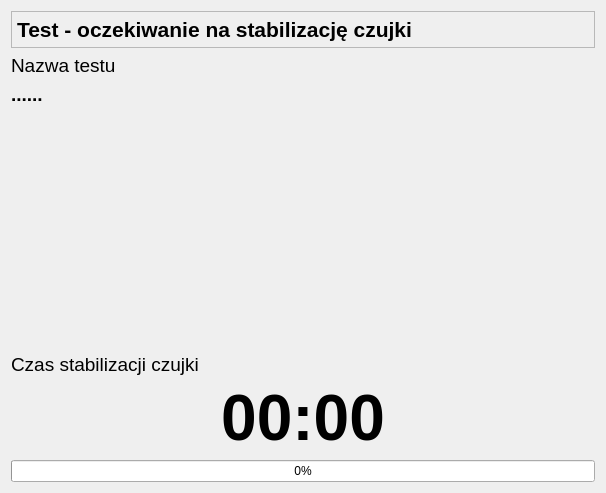
<?xml version="1.0" encoding="UTF-8"?>
<ui version="4.0">
 <class>Test6StabilizacjaCzujki</class>
 <widget class="QDialog" name="Test6StabilizacjaCzujki">
  <property name="geometry">
   <rect>
    <x>0</x>
    <y>0</y>
    <width>606</width>
    <height>493</height>
   </rect>
  </property>
  <property name="windowTitle">
   <string>Parametry Testu - potwierdzenie wykonanych czynności</string>
  </property>
  <layout class="QVBoxLayout" name="verticalLayout">
   <item>
    <widget class="QFrame" name="frame">
     <property name="maximumSize">
      <size>
       <width>16777215</width>
       <height>40</height>
      </size>
     </property>
     <property name="frameShape">
      <enum>QFrame::StyledPanel</enum>
     </property>
     <property name="frameShadow">
      <enum>QFrame::Raised</enum>
     </property>
     <layout class="QHBoxLayout" name="horizontalLayout">
      <property name="leftMargin">
       <number>5</number>
      </property>
      <property name="topMargin">
       <number>5</number>
      </property>
      <property name="rightMargin">
       <number>5</number>
      </property>
      <property name="bottomMargin">
       <number>5</number>
      </property>
      <item>
       <widget class="QLabel" name="head">
        <property name="maximumSize">
         <size>
          <width>16777215</width>
          <height>45</height>
         </size>
        </property>
        <property name="font">
         <font>
          <pointsize>16</pointsize>
          <bold>true</bold>
         </font>
        </property>
        <property name="text">
         <string>Test - oczekiwanie na stabilizację czujki</string>
        </property>
       </widget>
      </item>
     </layout>
    </widget>
   </item>
   <item>
    <widget class="QLabel" name="eTestName">
     <property name="font">
      <font>
       <pointsize>14</pointsize>
      </font>
     </property>
     <property name="text">
      <string>Nazwa testu</string>
     </property>
     <property name="alignment">
      <set>Qt::AlignLeading|Qt::AlignLeft|Qt::AlignVCenter</set>
     </property>
    </widget>
   </item>
   <item>
    <widget class="QLabel" name="testName">
     <property name="font">
      <font>
       <pointsize>14</pointsize>
       <bold>true</bold>
      </font>
     </property>
     <property name="text">
      <string>......</string>
     </property>
    </widget>
   </item>
   <item>
    <spacer name="verticalSpacer">
     <property name="orientation">
      <enum>Qt::Vertical</enum>
     </property>
     <property name="sizeHint" stdset="0">
      <size>
       <width>20</width>
       <height>40</height>
      </size>
     </property>
    </spacer>
   </item>
   <item>
    <widget class="QLabel" name="lczas">
     <property name="font">
      <font>
       <pointsize>14</pointsize>
      </font>
     </property>
     <property name="text">
      <string>Czas stabilizacji czujki</string>
     </property>
     <property name="wordWrap">
      <bool>true</bool>
     </property>
    </widget>
   </item>
   <item>
    <widget class="QLabel" name="czas">
     <property name="font">
      <font>
       <pointsize>48</pointsize>
       <bold>true</bold>
      </font>
     </property>
     <property name="text">
      <string>00:00</string>
     </property>
     <property name="alignment">
      <set>Qt::AlignCenter</set>
     </property>
     <property name="wordWrap">
      <bool>true</bool>
     </property>
    </widget>
   </item>
   <item>
    <widget class="QProgressBar" name="progressBar">
     <property name="value">
      <number>0</number>
     </property>
    </widget>
   </item>
  </layout>
 </widget>
 <resources/>
 <connections/>
</ui>
